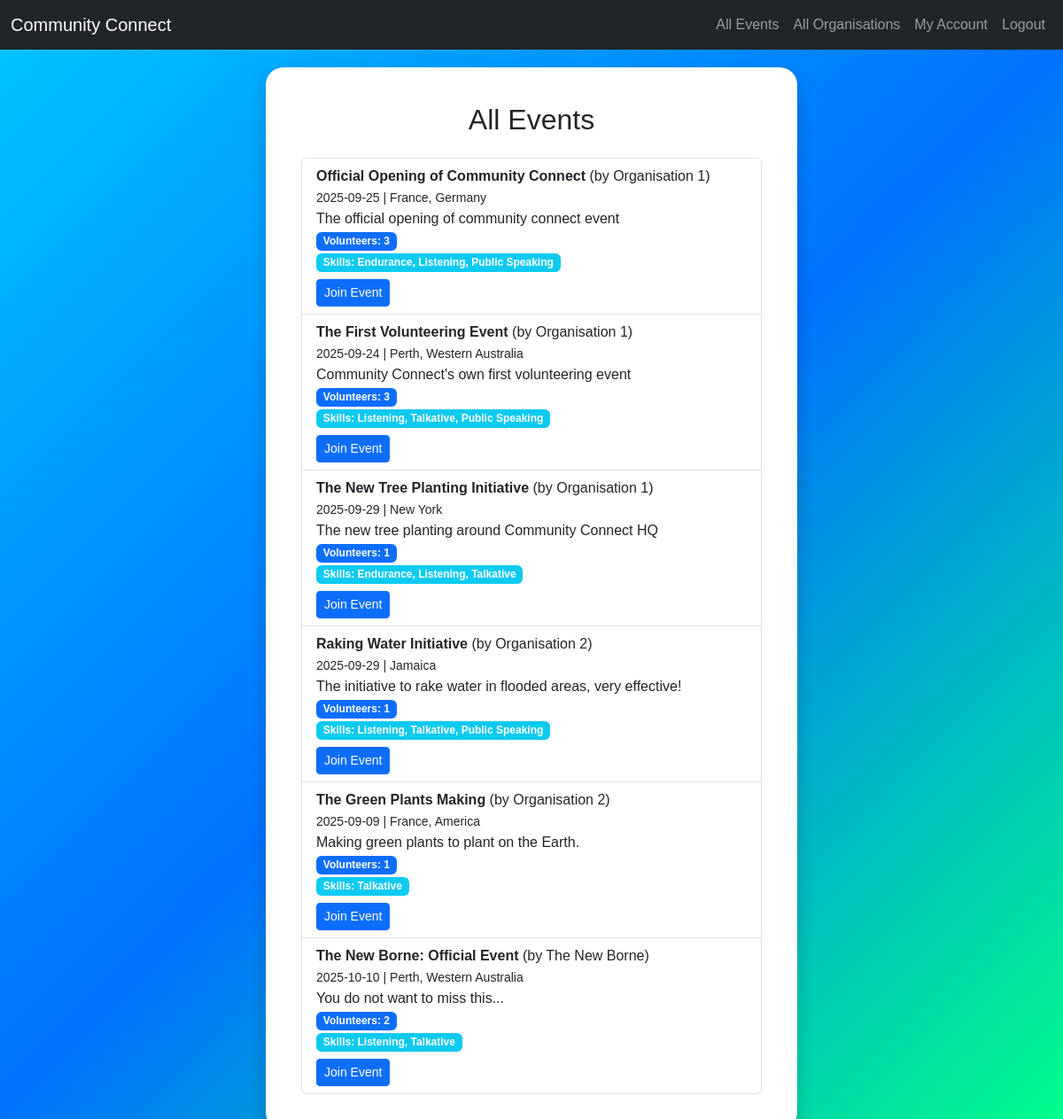
The page /events (signed in) on the database its author committed.
### tables this page shows
CREATE TABLE event (
            event_id INTEGER PRIMARY KEY AUTOINCREMENT,
            organisation_id INTEGER NOT NULL,
            title TEXT NOT NULL,
            description TEXT,
            event_date TIMESTAMP NOT NULL,
            location TEXT,
            max_volunteers INTEGER,
            FOREIGN KEY (organisation_id) REFERENCES organisation(organisation_id) ON DELETE CASCADE
        );

### app.py (the view)
@app.route('/events')
def events():
    if 'user_id' not in session:
        flash("You need to be logged in to explore the events!", "danger") # Throw error message
        return redirect(url_for('login')) # Redirect user to login page
    with get_db() as conn:
        cursor = conn.cursor()
        cursor.execute("SELECT role FROM user WHERE user_id = ?", (session['user_id'],))
        role = cursor.fetchone()['role'] # Fetch the role of user only (That's all that's needed)
        cursor.execute("""
            SELECT e.event_id, e.title, e.description, e.event_date, e.location, o.name AS name, u.user_id, COUNT(ve.volunteer_id) AS volunteer_count
            FROM event e
            INNER JOIN organisation o ON e.organisation_id = o.organisation_id
            INNER JOIN user u ON o.user_id = u.user_id
            LEFT JOIN volunteer_event ve ON e.event_id = ve.event_id
            GROUP BY e.event_id
        """) # (Needed to use a LEFT JOIN here)
        events = cursor.fetchall() # Fetch all events into a list of dictionaries
        event_data = [] # Initialise variable
        for e in events:
            cursor.execute("""
                SELECT s.skill_id, s.name
                FROM event_skill es
                JOIN skill s ON es.skill_id = s.skill_id
                WHERE es.event_id = ?""", (e['event_id'],))
            skills = cursor.fetchall() # Fetch all required skills into list of dictionaries
            event_data.append({
                **dict(e),
                "skills": [s['name'] for s in skills],
                "skill_ids": [int(s['skill_id']) for s in skills]
            })
        volunteer_skills = [] # Initialise variable
        if role == "volunteer":
            cursor.execute("SELECT volunteer_id FROM volunteer WHERE user_id = ?", (session['user_id'],))
            volunteer = cursor.fetchone() # Fetch next available row
            if volunteer:
                cursor.execute("SELECT skill_id FROM volunteer_skill WHERE volunteer_id = ?", (volunteer['volunteer_id'],))
                volunteer_skills = [int(row['skill_id']) for row in cursor.fetchall()] # List comprehension iterates through each row, extracting skill id, and converting to integer and storing in list SO LONG TO DO
    return render_template("events.html",
                           events=event_data,
                           role=role,
                           volunteer_skills=volunteer_skills)

### models.py (called while the page is built)
def get_db():
    conn = sqlite3.connect(db_path) # Create connection between database and flask
    conn.row_factory = sqlite3.Row # Allows fetching rows as dictionaries
    return conn

### templates/events.html (shortened to what this page needs)
{% extends "layout.html" %}
{% block content %}
<div class="bubble-container">
  <div class="bubble" style="min-height: 500px;">
    <h2 class="text-center mb-4">All Events</h2>
    <ul class="list-group">
      {% for e in events %}
        <li class="list-group-item">
          <strong>{{ e.title }}</strong> (by {{ e.name }})<br>
          <small>{{ e.event_date }} | {{ e.location }}</small><br>
          <span>{{ e.description }}</span><br>
          <span class="badge bg-primary">Volunteers: {{ e.volunteer_count }}</span><br>
          {% if e.skills %}
            <span class="badge bg-info">Skills: {{ e.skills | join(", ") }}</span><br>
          {% endif %}
          {% if role == "volunteer" %}
            {% set matching_skills = e.skill_ids | select('in', volunteer_skills) | list %}
            {% if matching_skills %}
              <form method="POST" action="{{ url_for('join_event', event_id=e.event_id) }}" style="display:inline;">
                <button type="submit" class="btn btn-primary btn-sm mt-2">Join Event</button>
              </form>
            {% endif %}
          {% endif %}
        </li>
      {% else %}
        <li class="list-group-item">No events available yet.</li>
      {% endfor %}
    </ul>
  </div>
</div>
{% endblock %}

### templates/layout.html (style rules this page uses)
body { background: linear-gradient(135deg, #00c6ff, #0072ff, #00ff88); min-height: 100vh; margin: 0; font-family: Arial, sans-serif; }
.bubble-container { min-height: calc(100vh - 56px); display: flex; justify-content: center; align-items: center; padding: 20px; }
.bubble { background: white; border-radius: 20px; padding: 40px; box-shadow: 0px 8px 20px rgba(0, 0, 0, 0.2); max-width: 600px; width: 100%; }

### rows shown on the page
event: title "Official Opening of Community Connect", name "Organisation 1", event_date "2025-09-25", location "France, Germany", description "The official opening of community connect event", volunteer_count "3", skills "Endurance, Listening, Public Speaking"
event: title "The First Volunteering Event", name "Organisation 1", event_date "2025-09-24", location "Perth, Western Australia", description "Community Connect's own first volunteering event", volunteer_count "3", skills "Listening, Talkative, Public Speaking"
event: title "The New Tree Planting Initiative", name "Organisation 1", event_date "2025-09-29", location "New York", description "The new tree planting around Community Connect HQ", volunteer_count "1", skills "Endurance, Listening, Talkative"
event: title "Raking Water Initiative", name "Organisation 2", event_date "2025-09-29", location "Jamaica", description "The initiative to rake water in flooded areas, very effective!", volunteer_count "1", skills "Listening, Talkative, Public Speaking"
event: title "The Green Plants Making", name "Organisation 2", event_date "2025-09-09", location "France, America", description "Making green plants to plant on the Earth.", volunteer_count "1", skills "Talkative"
event: title "The New Borne: Official Event", name "The New Borne", event_date "2025-10-10", location "Perth, Western Australia", description "You do not want to miss this...", volunteer_count "2", skills "Listening, Talkative"
